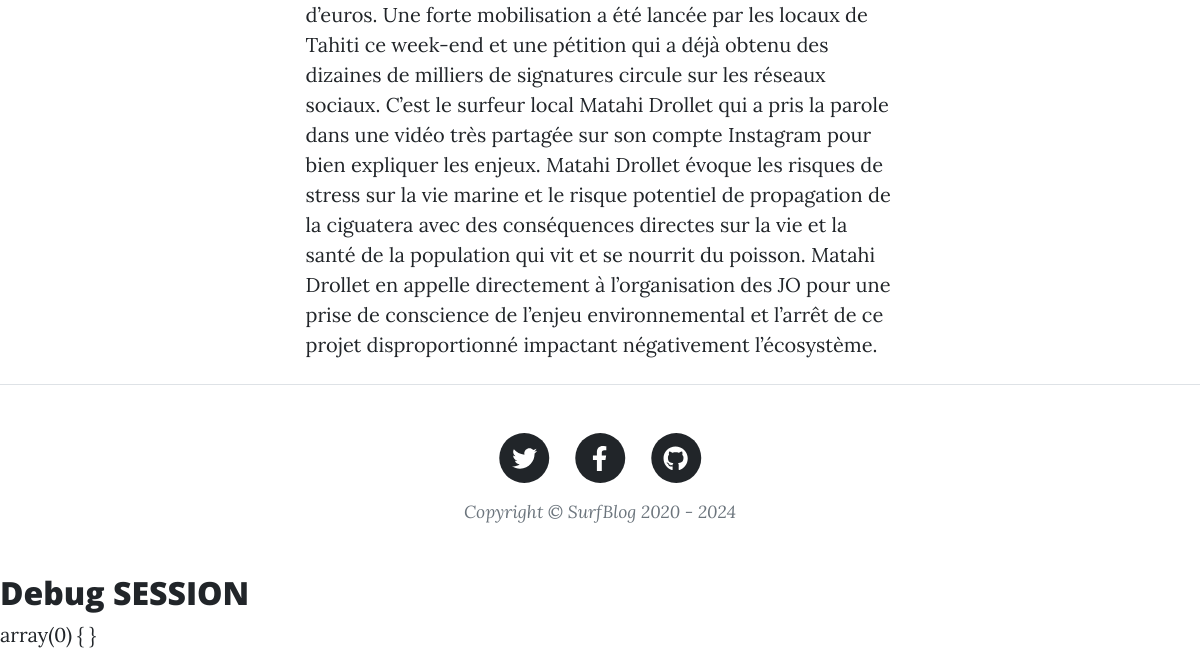
The page /?page=post&slug=teahupoo-petition-contre-la-tour-en-aluminium-pour-les-jo-de-paris-2024 (lower part) on the database as committed earlier.
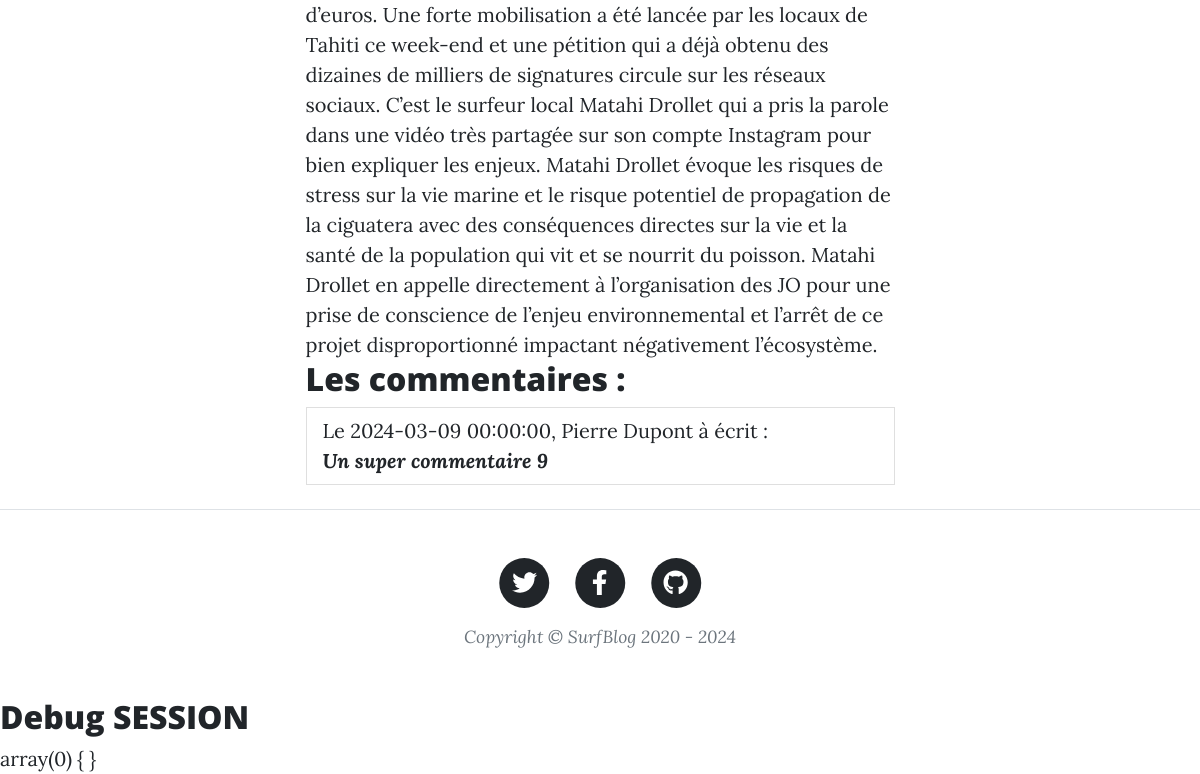
The same page on the database as committed later.
### tables this page shows
CREATE TABLE comments(
        id        Int  Auto_increment  NOT NULL ,
        content   Text NOT NULL ,
        createdAt Datetime NOT NULL ,
        id_users  Int NOT NULL ,
        id_posts  Int NOT NULL
	,CONSTRAINT comments_PK PRIMARY KEY (id)
);

CREATE TABLE users(
        id        Int  Auto_increment  NOT NULL ,
        lastName  Varchar (90) NOT NULL ,
        firstName Varchar (90) NOT NULL ,
        email     Varchar (140) NOT NULL ,
        phone     Varchar (10) ,
        password  Varchar (255) NOT NULL ,
        role      Varchar (10) NOT NULL
        ,CONSTRAINT users_AK UNIQUE (email)
	,CONSTRAINT users_PK PRIMARY KEY (id)
);

### src/sql/post.sql.php (called while the page is built, shortened)
<?php
function getOnePost($slug) {
    global $pdo;
    try {
        $query =
        "SELECT
            A.`id`, `image`, `createdAt`, `updatedAt`, `title`, A.`content`,
            `name`, B.`slug`, `lastName`, `firstName`, `email`
        FROM posts A
        INNER JOIN categories B ON A.id_categories = B.id
        INNER JOIN users C ON id_users = C.id
        WHERE active = TRUE
            AND A.slug = :slug";
        $cursor = $pdo->prepare($query);
        $cursor->bindValue(':slug', $slug, PDO::PARAM_STR);
        $cursor->execute();
        $post = $cursor->fetch();
        return $post;
    } catch (PDOException $e) {
        die("Erreur SQL : " . $e->getMessage());
    }
}

### src/sql/comment.sql.php (called while the page is built, shortened)
<?php
function getCommentsByPost($id) {
    global $pdo;
    try {
        $query = "SELECT firstName, lastName, content, createdAt
        FROM comments A
        INNER JOIN users B ON A.id_users = B.id
        WHERE A.id_posts = $id
        ORDER by createdAt DESC";
        $cursor = $pdo->query($query);
        $comments = $cursor->fetchAll();
        return $comments;
    } catch (PDOException $e) {
        die("Erreur SQL : " . $e->getMessage());
    }
}

### src/template/post.tpl.php (the view, shortened to what this page needs)
<?php require 'template/partials/header.inc.php'; ?>
        <article class="mb-4">
            <div class="container px-4 px-lg-5">
                <div class="row gx-4 gx-lg-5 justify-content-center">
                    <div class="col-md-10 col-lg-8 col-xl-7">
                        <?php if (!empty($comments)) { ?>
                        <h2>Les commentaires :</h2>
                        <ul class="list-group">
                            <?php foreach ($comments as $comment) { ?>
                                <li class="list-group-item">Le <?= $comment['createdAt'] ?>, <?= $comment['firstName'] ?> <?= $comment['lastName'] ?> à écrit : <br><i><b><?= $comment['content'] ?></b></i></li>
                            <?php } ?>
                        </ul>
                        <?php } ?>
                    </div>
                </div>
            </div>
        </article>
<?php require 'template/partials/footer.inc.php'; ?>

### src/index.php (shortened to what this page needs)
<?php
$page = DEFAULT_PAGE;
if (isset($_GET['page'])) {
    $page = $_GET['page'];
}
$url = "page/$page.php";
if (file_exists($url)) {
    require $url;
} else {
    echo "404 File Not Found !!!";
}
echo "<h2>Debug SESSION</h2>";
var_dump($_SESSION);

### src/page/post.php (shortened to what this page needs)
<?php
require 'sql/post.sql.php';
require 'sql/comment.sql.php';
$post = getOnePost($_GET['slug']);
if ($post != false) {
    $comments = getCommentsByPost($post['id']);
    require 'template/post.tpl.php';
} else {
    die('404 : Article introuvable !');
}

### src/template/partials/header.inc.php (shortened to what this page needs)
<!DOCTYPE html>
<html lang="fr">
    <head>
        <link href="public/clean/css/styles.css" rel="stylesheet" />
    </head>
    <body>

### src/template/partials/footer.inc.php (shortened to what this page needs)
        <footer class="border-top">
            <div class="container px-4 px-lg-5">
                <div class="row gx-4 gx-lg-5 justify-content-center">
                    <div class="col-md-10 col-lg-8 col-xl-7">
                        <ul class="list-inline text-center">
                            <li class="list-inline-item">
                                <a href="#!">
                                    <span class="fa-stack fa-lg">
                                        <i class="fas fa-circle fa-stack-2x"></i>
                                        <i class="fab fa-twitter fa-stack-1x fa-inverse"></i>
                                    </span>
                                </a>
                            </li>
                            <li class="list-inline-item">
                                <a href="#!">
                                    <span class="fa-stack fa-lg">
                                        <i class="fas fa-circle fa-stack-2x"></i>
                                        <i class="fab fa-facebook-f fa-stack-1x fa-inverse"></i>
                                    </span>
                                </a>
                            </li>
                            <li class="list-inline-item">
                                <a href="#!">
                                    <span class="fa-stack fa-lg">
                                        <i class="fas fa-circle fa-stack-2x"></i>
                                        <i class="fab fa-github fa-stack-1x fa-inverse"></i>
                                    </span>
                                </a>
                            </li>
                        </ul>
                        <div class="small text-center text-muted fst-italic">Copyright &copy; <?= SITE_NAME ?> 2020 - <?= date("Y")  ?></div>
                    </div>
                </div>
            </div>
        </footer>
    </body>
</html>

Rows that differ between the two databases and show on the page:
now on this page (row edited): comments: createdAt "2024-03-09 00:00:00", id_users.firstName "Pierre", id_users.lastName "Dupont", content "Un super commentaire 9"
Other text that changed with them:
text now shown: "Les commentaires :"
